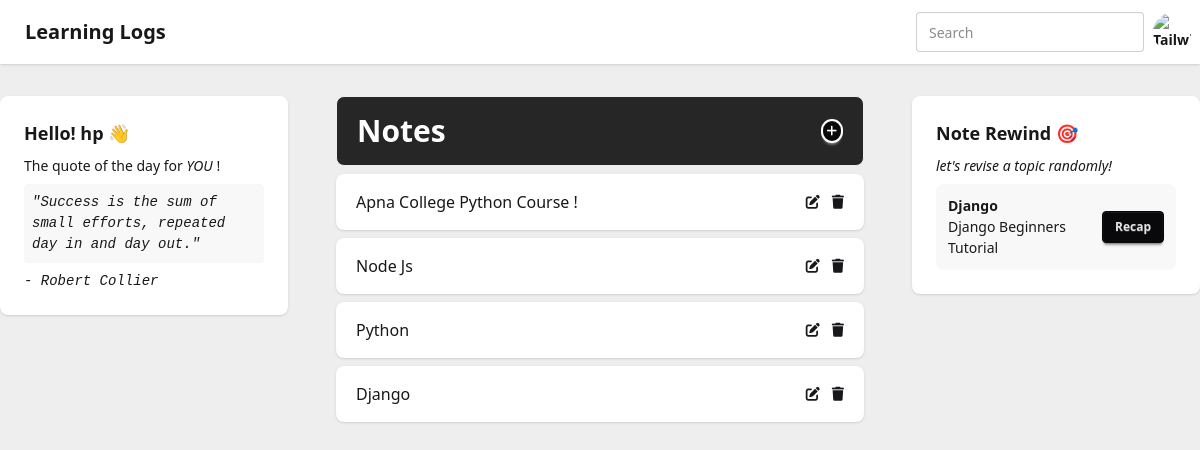
The app's page / (signed in) with its own data.
### base/models.py (models this page shows, shortened)
class Quotes(models.Model):
    quote = models.TextField()
    author = models.CharField(max_length=200)

class Note(models.Model):
    user = models.ForeignKey(User, on_delete=models.CASCADE)
    name = models.CharField(max_length=200)
    created_date = models.DateTimeField(auto_now_add=True)
    updated_date = models.DateTimeField(auto_now=True)
    class Meta:
        ordering = ['-updated_date', '-created_date']
    def __str__(self):
        return self.name

class Topic(models.Model):
    topic_name = models.TextField()
    note = models.ForeignKey(Note, on_delete=models.CASCADE, blank=True, null=True)
    url = EmbedVideoField()
    summary = models.TextField(blank=True, null=True)
    transcript = models.TextField(blank=True, null=True)
    created_at = models.DateTimeField(auto_now_add=True,blank=True, null=True)
    updated_at = models.DateTimeField(auto_now=True,blank=True, null=True)
    class Meta:
        ordering = ['-updated_at', '-created_at']

### base/views.py (the view)
# urls.py: 2. Add a URL to urlpatterns:  path('', views.home, name='home')
@login_required(login_url='login')
def home(request):
    if request.POST.get('name'):
        if request.method == 'POST':
            noteName = request.POST.get('name').title()
            noteUserName = request.user
            note = Note.objects.create(name=noteName, user=noteUserName)
            return redirect('home')
    show_all = request.GET.get('show') == 'all'
    q = request.GET.get('q') if request.GET.get('q') is not None else ''
    show_less = False
    if show_all:
        notes = Note.objects.filter(
            Q(name__icontains=q) & Q(user=request.user)
        )
        show_less = True
    else:
        notes = Note.objects.filter(
            Q(name__icontains=q) & Q(user=request.user)
        )[:5]
    quote = Quotes.objects.get(id=random.randint(1,14))
    rooms = Room.objects.all().order_by('-created_at')[:5]
    toDoListItems = ToDoList.objects.all()
    revision_topic = Topic.objects.order_by('?').first()
    context = {
        'notes':notes,
        'quote':quote,
        'rooms':rooms,
        'q': q,
        'show_less':show_less,
        'listItems':toDoListItems,
        'revision_topic':revision_topic,
    }
    return render(request, 'base/home.html', context)

### templates/base/home.html (shortened to what this page needs)
{% extends 'main.html' %} {% load static %} {% block body %}
 {% include 'base/navbar.html' %}
<div class="grid grid-cols-1 gap-6 pt-24 md:grid-cols-[1fr_2fr_1fr]">
  <div
    class="card rounded-lg h-fit bg-base-100 card-md shadow-sm hidden md:block"
  >
    <div class="card-body">
      <h3 class="card-title">Hello! {{request.user.username}} 👋</h3>
      <p>The quote of the day for <i>YOU</i> !</p>
      <p id="quote" class="bg-base-200 rounded p-2 italic font-mono">
        "{{quote.quote}}"
      </p>
      <p class="font-mono italic text-sm">- {{quote.author}}</p>
    </div>
  </div>
  <div class="px-6">
    <div
      class="py-4 px-5 flex justify-between items-center bg-neutral-800 border border-base-300 rounded-lg"
    >
      <h1 class="text-white text-3xl font-bold">Notes</h1>
        <button class="btn btn-circle text-base-100 bg-neutral border-2 border-base-100 h-fit w-fit p-1 text-xs">
            <i class="fa-solid fa-plus font-bold" {% if not update %} onclick="togglehide()" {% endif %} ></i>
        </button>
    </div>
    <div id="topics-list">
      {% for note in notes %}
      <div
        class="flex justify-between shadow-sm rounded-lg py-4 px-5 mt-2 bg-base-100"
      >
        <a href="{% url 'note_view' note.id %}">{{note.name}}</a>
        <div class="flex justify-between items-center gap-3">
          <a class="text-sm" href="{% url 'update' note.id %}"
            ><i class="fa-solid fa-pen-to-square"></i
          ></a>
          <a class="text-sm" href="{% url 'delete' note.id %}"
            ><i class="fa-solid fa-trash"></i
          ></a>
        </div>
      </div>
      {% endfor %}
    </div>
  </div>
  <div
    class="card rounded-lg h-fit bg-base-100 card-md shadow-sm hidden md:block"
  >
    <div class="card-body">
      <h3 class="card-title">Note Rewind 🎯</h3>
      <p class="italic">let's revise a topic randomly!</p>
      <div class="bg-base-100">
        <div
          class="flex items-center justify-between gap-3 p-3 rounded-lg bg-base-200"
        >
          <div class="inline-block w-fit">
            <div>
              <h2 class="text-sm font-bold">{{revision_topic.note}}</h2>
              <p>{{revision_topic.topic_name}}</p>
            </div>
          </div>
          <div class="card-actions w-fit">
            <a
              href="{% url 'note_topic' revision_topic.note.id revision_topic.id %}"
            >
              <button class="btn btn-sm btn-neutral">Recap</button>
            </a>
          </div>
        </div>
      </div>
    </div>
  </div>
</div>
{% endblock body %}

### records on screen
Quotes: quote "Success is the sum of small efforts, repeated day in and day out.", author "Robert Collier"
Note: name "Apna College Python Course !"
Note: name "Node Js"
Note: name "Python"
Note: name "Django"
Topic: note "Django", topic_name "Django Beginners Tutorial"

### other values on screen
{{ request.user.username }} "hp"
